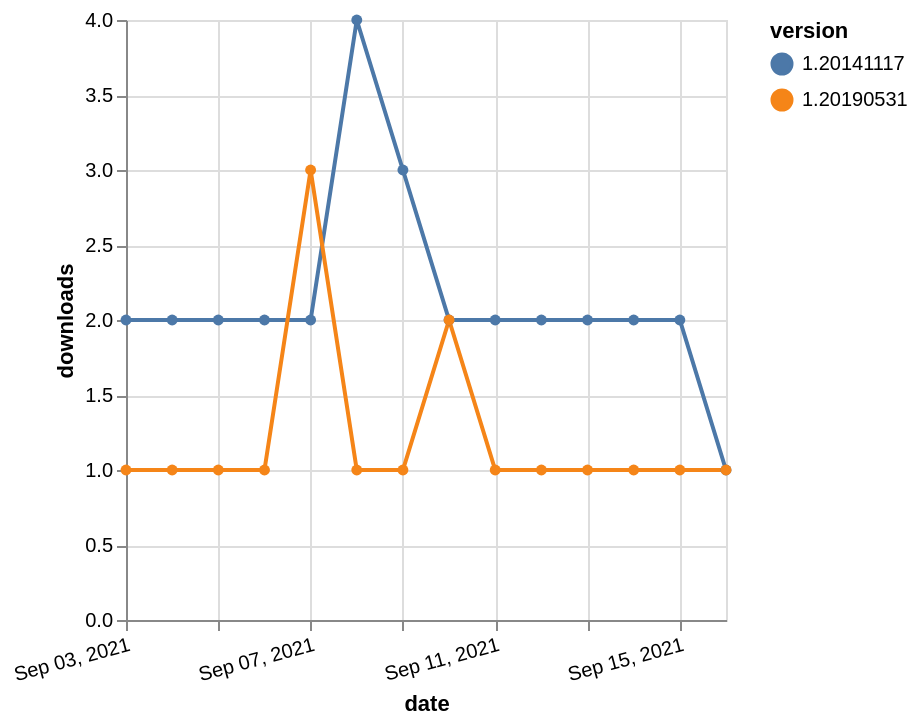

The Vega-Lite source for this figure:
### Vega-Lite specification from a JSON file in a GitHub repository (floating-point values rounded to 4 significant figures)
{"$schema": "https://vega.github.io/schema/vega-lite/v5.json", "description": "A simple bar chart with embedded data.", "data": {"values": [{"date": "2021-09-03", "total": 2461, "delta": 2, "version": "1.20141117"}, {"date": "2021-09-04", "total": 2463, "delta": 2, "version": "1.20141117"}, {"date": "2021-09-05", "total": 2465, "delta": 2, "version": "1.20141117"}, {"date": "2021-09-06", "total": 2467, "delta": 2, "version": "1.20141117"}, {"date": "2021-09-07", "total": 2469, "delta": 2, "version": "1.20141117"}, {"date": "2021-09-08", "total": 2473, "delta": 4, "version": "1.20141117"}, {"date": "2021-09-09", "total": 2476, "delta": 3, "version": "1.20141117"}, {"date": "2021-09-10", "total": 2478, "delta": 2, "version": "1.20141117"}, {"date": "2021-09-11", "total": 2480, "delta": 2, "version": "1.20141117"}, {"date": "2021-09-12", "total": 2482, "delta": 2, "version": "1.20141117"}, {"date": "2021-09-13", "total": 2484, "delta": 2, "version": "1.20141117"}, {"date": "2021-09-14", "total": 2486, "delta": 2, "version": "1.20141117"}, {"date": "2021-09-15", "total": 2488, "delta": 2, "version": "1.20141117"}, {"date": "2021-09-16", "total": 2489, "delta": 1, "version": "1.20141117"}, {"date": "2021-09-03", "total": 191, "delta": 1, "version": "1.20190531"}, {"date": "2021-09-04", "total": 192, "delta": 1, "version": "1.20190531"}, {"date": "2021-09-05", "total": 193, "delta": 1, "version": "1.20190531"}, {"date": "2021-09-06", "total": 194, "delta": 1, "version": "1.20190531"}, {"date": "2021-09-07", "total": 197, "delta": 3, "version": "1.20190531"}, {"date": "2021-09-08", "total": 198, "delta": 1, "version": "1.20190531"}, {"date": "2021-09-09", "total": 199, "delta": 1, "version": "1.20190531"}, {"date": "2021-09-10", "total": 201, "delta": 2, "version": "1.20190531"}, {"date": "2021-09-11", "total": 202, "delta": 1, "version": "1.20190531"}, {"date": "2021-09-12", "total": 203, "delta": 1, "version": "1.20190531"}, {"date": "2021-09-13", "total": 204, "delta": 1, "version": "1.20190531"}, {"date": "2021-09-14", "total": 205, "delta": 1, "version": "1.20190531"}, {"date": "2021-09-15", "total": 206, "delta": 1, "version": "1.20190531"}, {"date": "2021-09-16", "total": 207, "delta": 1, "version": "1.20190531"}]}, "width": "container", "mark": {"type": "line", "point": {"filled": true}}, "encoding": {"x": {"field": "date", "type": "temporal", "timeUnit": "yearmonthdate", "title": "date", "axis": {"labelAngle": -15}}, "y": {"field": "delta", "type": "quantitative", "title": "downloads"}, "color": {"field": "version", "type": "nominal"}, "tooltip": {"field": "delta"}}}
